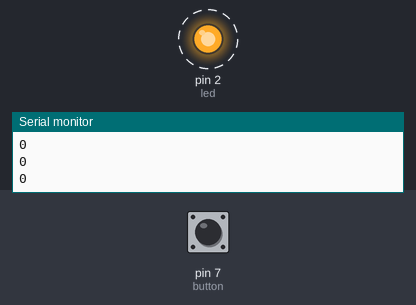
Simulated run of this sketch. Board: Arduino Uno, built with avr-gcc and run on an emulated ATmega328P. On the bench: output pins drawn as LEDs (lit = HIGH), the last lines printed to the serial monitor. Dashed ring = blinking. The inputs (shaded band) are chosen by the test bench; at power-on: pin 7 (button) LOW.

Above: at 1.3 s.
1.7 s: pin 7 (button) pulled HIGH for 0.5 s
At 3.1 s:
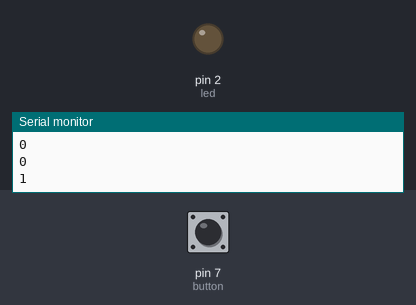
At 4.8 s:
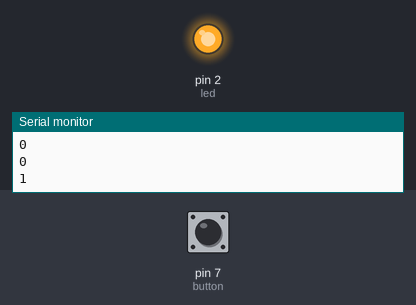
Timing chart, 0 to 10.7 s (numbered marks = the images above; inputs shaded):
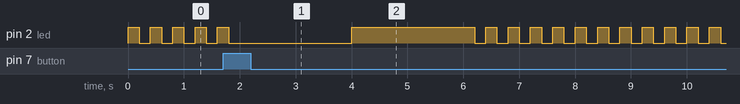

The sketch:

2022-08-31_First_If_Test.ino
```cpp
const int button = 7;
const int led = 2;
int state;

void setup() {
  pinMode (button, INPUT);
  pinMode (led, OUTPUT);
  Serial.begin (9600);
}

void loop() {
  state = digitalRead (button);
  Serial.println (state);
  if (state == 1) {
  digitalWrite (led, LOW);
  delay (2000);
  digitalWrite (led, HIGH);
  delay (2000);
  } else {
    digitalWrite (led, HIGH);
    delay (200);
    digitalWrite (led, LOW);
    delay (200);
  }
}
```
